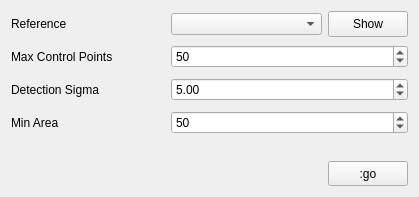
<?xml version="1.0" encoding="UTF-8"?>
<ui version="4.0">
 <class>FormAlign</class>
 <widget class="QWidget" name="FormAlign">
  <property name="geometry">
   <rect>
    <x>0</x>
    <y>0</y>
    <width>419</width>
    <height>197</height>
   </rect>
  </property>
  <property name="windowTitle">
   <string>Align</string>
  </property>
  <layout class="QGridLayout" name="gridLayout_2">
   <item row="0" column="0" colspan="2">
    <layout class="QGridLayout" name="gridLayout">
     <item row="0" column="0">
      <widget class="QLabel" name="label_4">
       <property name="minimumSize">
        <size>
         <width>154</width>
         <height>26</height>
        </size>
       </property>
       <property name="maximumSize">
        <size>
         <width>154</width>
         <height>26</height>
        </size>
       </property>
       <property name="text">
        <string>Reference</string>
       </property>
      </widget>
     </item>
     <item row="0" column="1">
      <widget class="QComboBox" name="comboBoxReference"/>
     </item>
     <item row="0" column="2">
      <widget class="QPushButton" name="pushButtonShow">
       <property name="minimumSize">
        <size>
         <width>80</width>
         <height>26</height>
        </size>
       </property>
       <property name="maximumSize">
        <size>
         <width>80</width>
         <height>26</height>
        </size>
       </property>
       <property name="text">
        <string>Show</string>
       </property>
      </widget>
     </item>
     <item row="1" column="0">
      <widget class="QLabel" name="label">
       <property name="minimumSize">
        <size>
         <width>154</width>
         <height>27</height>
        </size>
       </property>
       <property name="maximumSize">
        <size>
         <width>154</width>
         <height>27</height>
        </size>
       </property>
       <property name="text">
        <string>Max Control Points</string>
       </property>
      </widget>
     </item>
     <item row="1" column="1" colspan="2">
      <widget class="QSpinBox" name="spinBoxMaxControlPoint">
       <property name="value">
        <number>50</number>
       </property>
      </widget>
     </item>
     <item row="2" column="0">
      <widget class="QLabel" name="label_2">
       <property name="minimumSize">
        <size>
         <width>154</width>
         <height>27</height>
        </size>
       </property>
       <property name="maximumSize">
        <size>
         <width>154</width>
         <height>27</height>
        </size>
       </property>
       <property name="text">
        <string>Detection Sigma</string>
       </property>
      </widget>
     </item>
     <item row="2" column="1" colspan="2">
      <widget class="QDoubleSpinBox" name="doubleSpinDetectionSigma">
       <property name="minimum">
        <double>-1000000000000000044885712678075916785549312.000000000000000</double>
       </property>
       <property name="maximum">
        <double>1000000000000000044885712678075916785549312.000000000000000</double>
       </property>
       <property name="value">
        <double>5.000000000000000</double>
       </property>
      </widget>
     </item>
     <item row="3" column="0">
      <widget class="QLabel" name="label_3">
       <property name="minimumSize">
        <size>
         <width>154</width>
         <height>27</height>
        </size>
       </property>
       <property name="maximumSize">
        <size>
         <width>154</width>
         <height>27</height>
        </size>
       </property>
       <property name="text">
        <string>Min Area</string>
       </property>
      </widget>
     </item>
     <item row="3" column="1" colspan="2">
      <widget class="QSpinBox" name="spinBoxMinArea">
       <property name="value">
        <number>50</number>
       </property>
      </widget>
     </item>
    </layout>
   </item>
   <item row="1" column="0">
    <spacer name="verticalSpacer">
     <property name="orientation">
      <enum>Qt::Vertical</enum>
     </property>
     <property name="sizeHint" stdset="0">
      <size>
       <width>20</width>
       <height>42</height>
      </size>
     </property>
    </spacer>
   </item>
   <item row="2" column="0">
    <spacer name="horizontalSpacer">
     <property name="orientation">
      <enum>Qt::Horizontal</enum>
     </property>
     <property name="sizeHint" stdset="0">
      <size>
       <width>211</width>
       <height>20</height>
      </size>
     </property>
    </spacer>
   </item>
   <item row="2" column="1">
    <widget class="QPushButton" name="pushButtonGO">
     <property name="minimumSize">
      <size>
       <width>80</width>
       <height>25</height>
      </size>
     </property>
     <property name="maximumSize">
      <size>
       <width>80</width>
       <height>25</height>
      </size>
     </property>
     <property name="text">
      <string>:go</string>
     </property>
    </widget>
   </item>
  </layout>
 </widget>
 <resources/>
 <connections/>
</ui>
